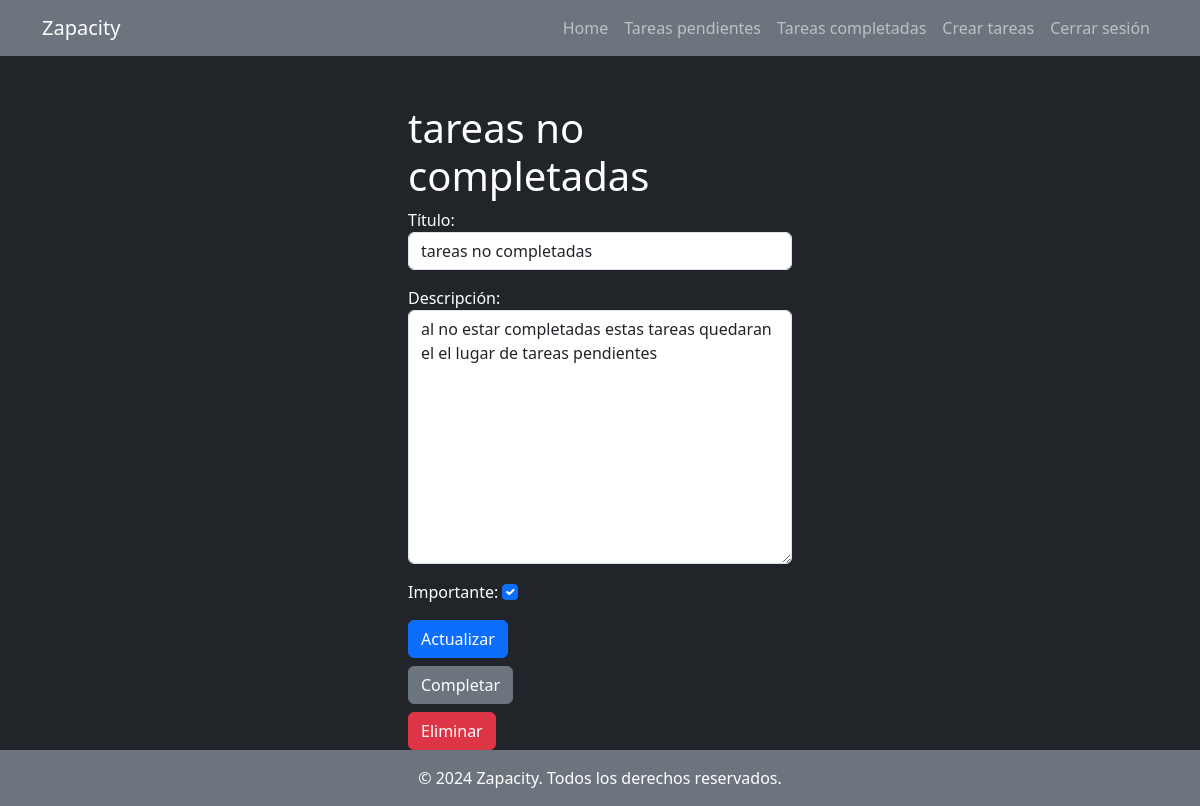
The page /tasks/17/ (signed in) on the database its author committed.
### main/models.py (models this page shows, shortened)
class  task(models.Model):
    title = models.CharField(max_length=100)
    description= models.TextField(blank=True)
    created= models.DateTimeField(auto_now_add=True)
    datecompleted=models.DateTimeField(null=True, blank=True)
    important= models.BooleanField(default=False)
    user=models.ForeignKey(User, on_delete=models.CASCADE)

### main/views.py (the view, shortened to what this page needs)
# urls.py: path('tasks/<int:task_id>/',views.detail_tasks,name='detail_tasks'),
@login_required
def detail_tasks(request,task_id):
    if request.method=='GET':
        tasks=get_object_or_404(task,pk=task_id, user=request.user)
        form=taskform(instance=tasks)
        return render(request, 'task_detail.html',{'tasks':tasks,'form':form})

### main/forms.py
class taskform(forms.ModelForm):
    class Meta:
        model = task
        fields = ['title', 'description', 'important']
        labels = {
            'title': 'Título',
            'description': 'Descripción',
            'important': 'Importante',
        }
        widgets = {
            'title': forms.TextInput(attrs={'class': 'form-control', 'placeholder': 'Título'}),
            'description': forms.Textarea(attrs={'class': 'form-control', 'placeholder': 'Descripción'}),
            'important': forms.CheckboxInput(attrs={'class': 'form-check-input'}),
        }

### main/templates/task_detail.html (shortened to what this page needs)
{% extends 'base.html'%}
{% block content %}
    <main class="conteiner text-white">
        <div class="row">
            <div class="col-md-4 offset-md-4 mt-5">
                <h1>{{tasks.title}}</h1>
                <div class="d-flex flex-column gap-2">
                    <form method="POST">
                        {{form.as_p}}
                        <button class="btn btn-primary">Actualizar</button>
                    </form>
                    <form action="{% url 'complete_task' tasks.id %}"  method="POST">
                        <button class="btn btn-secondary">Completar</button>
                    </form>
                    <form action="{% url 'delete_task' tasks.id %}"  method="POST">
                        <button class="btn btn-danger">Eliminar</button>
                    </form>
                </div>
            </div>
        </div>
    </main>
{% endblock %}

### main/static/css/styles.css (style rules this page uses)
body, html { height: 100%; margin: 0; display: flex; flex-direction: column; }

### rows shown on the page
task: title "tareas no completadas", description "al no estar completadas estas tareas quedaran el el lugar de tareas pendientes", important "☑"
